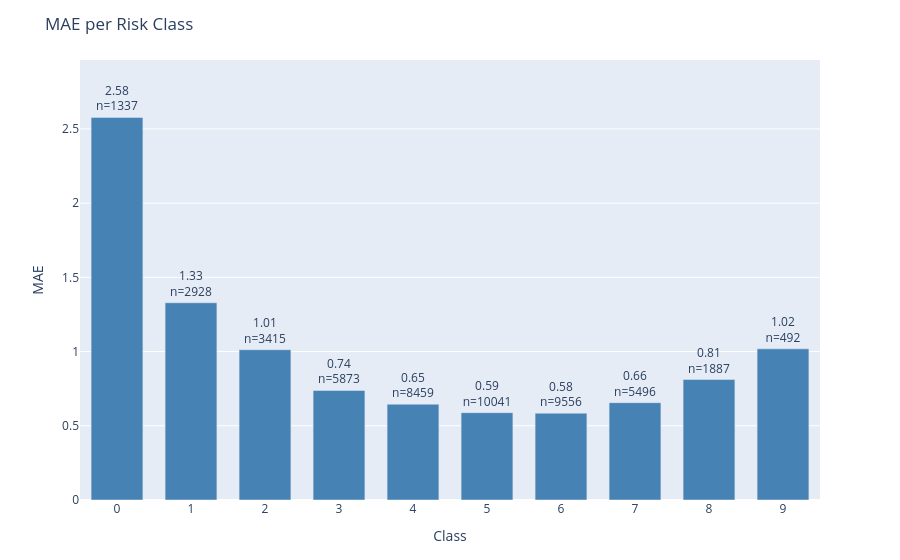

The code cell stored with this chart in its notebook:
### Code cell
plot_error_by_group(
    df=results_test,
    y_true_col='actual',
    y_pred_col='prediction',
    group_by='class',
    metric='mae',
    title='MAE per Risk Class'
)

### Figure 1 — Plotly figure (JSON) as saved in the notebook; plotly's stock layout.template omitted (floating-point values rounded to 4 significant figures)
{"data": [{"marker": {"color": "steelblue"}, "text": ["2.58<br>n=1337", "1.33<br>n=2928", "1.01<br>n=3415", "0.74<br>n=5873", "0.65<br>n=8459", "0.59<br>n=10041", "0.58<br>n=9556", "0.66<br>n=5496", "0.81<br>n=1887", "1.02<br>n=492"], "textposition": "outside", "type": "bar", "x": ["0", "1", "2", "3", "4", "5", "6", "7", "8", "9"], "y": [2.577, 1.329, 1.012, 0.738, 0.6455, 0.5884, 0.585, 0.6556, 0.8113, 1.018]}], "layout": {"bargap": 0.3, "margin": {"b": 60, "t": 60}, "title": {"text": "MAE per Risk Class"}, "uniformtext": {"minsize": 8, "mode": "hide"}, "xaxis": {"title": {"text": "Class"}}, "yaxis": {"range": [0, 2.964], "title": {"text": "MAE"}}}}
